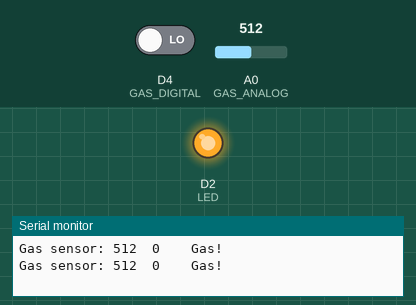
Recording of a sketch running on a simulated ESP8266 (NodeMCU). Shown: output pins drawn as LEDs (lit = HIGH), the last lines printed to the serial monitor. Dashed ring = blinking. Inputs (shaded band) come from the test bench; at power-on: A0 (GAS_ANALOG) = 512, D4 (GAS_DIGITAL) LOW.

Above: at 1.9 s.
2.0 s: A0 (GAS_ANALOG) set to 483
At 3.1 s:
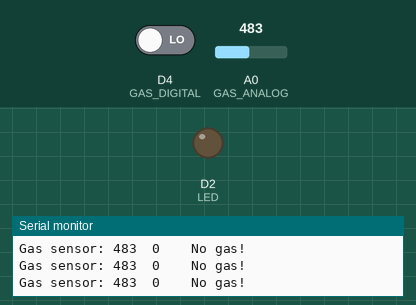
3.6 s: A0 (GAS_ANALOG) set to 510
At 4.4 s:
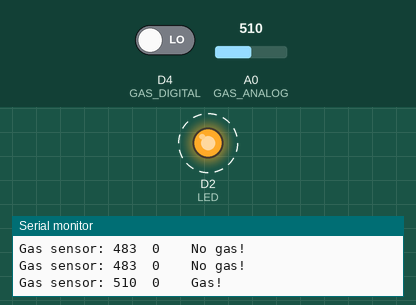
7.8 s: A0 (GAS_ANALOG) set to 490
At 8.9 s:
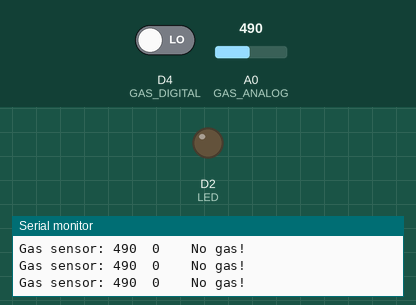
9.4 s: A0 (GAS_ANALOG) set to 511
At 10.2 s:
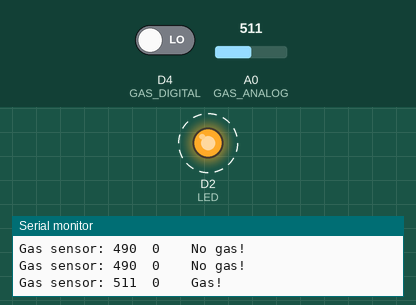
Timing chart, 0 to 14.6 s (numbered marks = the images above; inputs shaded):
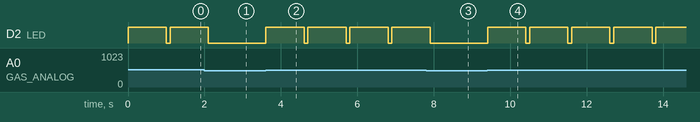

Measured:
- the behaviour switches between 501 and 500 on A0 (GAS_ANALOG) (found by bisection; images 0 and 1)
- after the input at 2.0 s, D2 (LED): goes on until 2.1 s, then stays LOW
- after the input at 3.6 s, D2 (LED): alternates HIGH for 1.0 s and LOW for 0.10 s, starting at once
- after the input at 7.8 s, D2 (LED): goes on until 7.9 s, then stays LOW
- after the input at 9.4 s, D2 (LED): alternates HIGH for 1.0 s and LOW for 0.10 s, starting at once

The sketch:

gas.ino
```cpp
const int LED = D2;             // Warning output
const int GAS_ANALOG = A0;      // Analog signal
const int GAS_DIGITAL = D4;     // Digital signal

void setup() {
  Serial.begin(115200);
  pinMode(LED, OUTPUT);
  pinMode(GAS_ANALOG, INPUT);
  pinMode(GAS_DIGITAL, INPUT);
}

void loop() {
  int gasSensorAnalog = analogRead(GAS_ANALOG);
  int gasSensorDigital = digitalRead(GAS_DIGITAL);

  Serial.print("Gas sensor: ");
  Serial.print(gasSensorAnalog);
  Serial.print("\t");
  Serial.print(gasSensorDigital);
  Serial.print("\t");
  Serial.print("\t");

  if(gasSensorAnalog > 500) {
    Serial.println("Gas!");
    digitalWrite(LED, HIGH);      // blinking
    delay(1000);
    digitalWrite(LED, LOW);
  } else {
    Serial.println("No gas!");
  }
  delay(100);
}
```
